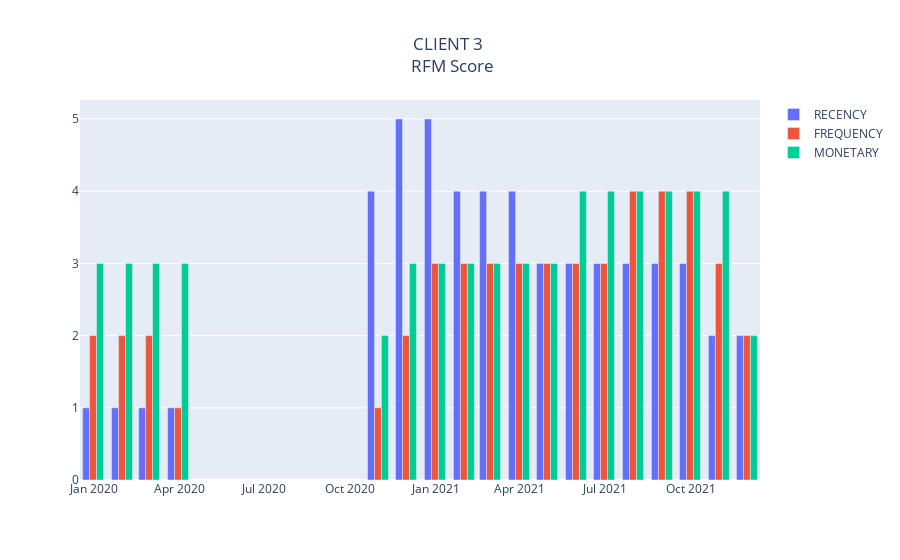

The notebook cell this image was saved under:
### Code cell
costumer = '20461548'
x = dfinal[dfinal['ID']==costumer].PERIOD

trace1 = go.Bar(x = x,
                y = dfinal[dfinal['ID']==costumer].RECENCY_QUINTILE,
                name = 'RECENCY',
                text = dfinal[dfinal['ID']==costumer].CLASS)
trace2 = go.Bar(x = x,
                y = dfinal[dfinal['ID']==costumer].FREQUENCY_QUINTILE,
                name = 'FREQUENCY',
                text = dfinal[dfinal['ID']==costumer].CLASS)
trace3 = go.Bar(x = x,
                y = dfinal[dfinal['ID']==costumer].MONETARY_QUINTILE,
                name = 'MONETARY',
                text = dfinal[dfinal['ID']==costumer].CLASS)

data = [trace1, trace2, trace3]

layout = go.Layout(title = 'CLIENT 3 <br> RFM Score',
                   title_x = 0.5)
fig = go.Figure(data=data, layout=layout)
py.iplot(fig)

### Figure 1 — Plotly figure (JSON) as saved in the notebook; plotly's stock layout.template omitted (floating-point values rounded to 4 significant figures)
{"data": [{"name": "RECENCY", "text": ["DANGER", "DANGER", "DANGER", "LOST", "POTENCIAL", "POTENCIAL", "POTENCIAL", "POTENCIAL", "POTENCIAL", "POTENCIAL", "ATTENCION", "LOYAL", "LOYAL", "LOYAL", "LOYAL", "LOYAL", "DANGER", "HIBERNATING"], "type": "bar", "x": ["2019-12-31T00:00:00", "2020-01-31T00:00:00", "2020-02-29T00:00:00", "2020-03-31T00:00:00", "2020-10-31T00:00:00", "2020-11-30T00:00:00", "2020-12-31T00:00:00", "2021-01-31T00:00:00", "2021-02-28T00:00:00", "2021-03-31T00:00:00", "2021-04-30T00:00:00", "2021-05-31T00:00:00", "2021-06-30T00:00:00", "2021-07-31T00:00:00", "2021-08-31T00:00:00", "2021-09-30T00:00:00", "2021-10-31T00:00:00", "2021-11-30T00:00:00"], "y": [1, 1, 1, 1, 4, 5, 5, 4, 4, 4, 3, 3, 3, 3, 3, 3, 2, 2]}, {"name": "FREQUENCY", "text": ["DANGER", "DANGER", "DANGER", "LOST", "POTENCIAL", "POTENCIAL", "POTENCIAL", "POTENCIAL", "POTENCIAL", "POTENCIAL", "ATTENCION", "LOYAL", "LOYAL", "LOYAL", "LOYAL", "LOYAL", "DANGER", "HIBERNATING"], "type": "bar", "x": ["2019-12-31T00:00:00", "2020-01-31T00:00:00", "2020-02-29T00:00:00", "2020-03-31T00:00:00", "2020-10-31T00:00:00", "2020-11-30T00:00:00", "2020-12-31T00:00:00", "2021-01-31T00:00:00", "2021-02-28T00:00:00", "2021-03-31T00:00:00", "2021-04-30T00:00:00", "2021-05-31T00:00:00", "2021-06-30T00:00:00", "2021-07-31T00:00:00", "2021-08-31T00:00:00", "2021-09-30T00:00:00", "2021-10-31T00:00:00", "2021-11-30T00:00:00"], "y": [2, 2, 2, 1, 1, 2, 3, 3, 3, 3, 3, 3, 3, 4, 4, 4, 3, 2]}, {"name": "MONETARY", "text": ["DANGER", "DANGER", "DANGER", "LOST", "POTENCIAL", "POTENCIAL", "POTENCIAL", "POTENCIAL", "POTENCIAL", "POTENCIAL", "ATTENCION", "LOYAL", "LOYAL", "LOYAL", "LOYAL", "LOYAL", "DANGER", "HIBERNATING"], "type": "bar", "x": ["2019-12-31T00:00:00", "2020-01-31T00:00:00", "2020-02-29T00:00:00", "2020-03-31T00:00:00", "2020-10-31T00:00:00", "2020-11-30T00:00:00", "2020-12-31T00:00:00", "2021-01-31T00:00:00", "2021-02-28T00:00:00", "2021-03-31T00:00:00", "2021-04-30T00:00:00", "2021-05-31T00:00:00", "2021-06-30T00:00:00", "2021-07-31T00:00:00", "2021-08-31T00:00:00", "2021-09-30T00:00:00", "2021-10-31T00:00:00", "2021-11-30T00:00:00"], "y": [3, 3, 3, 3, 2, 3, 3, 3, 3, 3, 3, 4, 4, 4, 4, 4, 4, 2]}], "layout": {"title": {"text": "CLIENT 3 <br> RFM Score", "x": 0.5}}}
